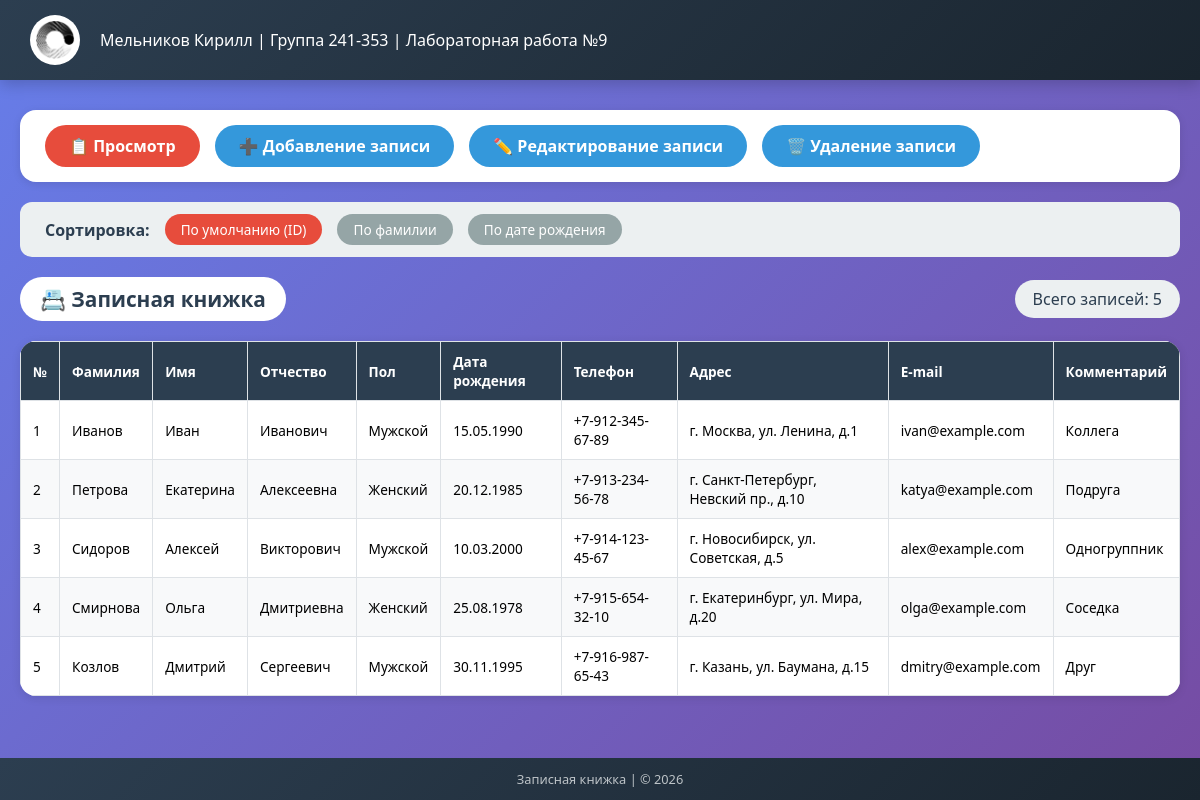
The page / on the database its author committed.
### tables this page shows
CREATE TABLE IF NOT EXISTS contacts (
    id INT AUTO_INCREMENT PRIMARY KEY,
    lastname VARCHAR(100) NOT NULL,
    firstname VARCHAR(100) NOT NULL,
    middlename VARCHAR(100),
    gender ENUM('male', 'female') DEFAULT 'male',
    birth_date DATE,
    phone VARCHAR(20),
    address TEXT,
    email VARCHAR(100),
    comment TEXT,
    created_at TIMESTAMP DEFAULT CURRENT_TIMESTAMP
);

### viewer.php (the view, shortened to what this page needs)
<?php
function getContactsList($sort = 'id', $page = 0, $perPage = 10) {
    $conn = getDBConnection();
    $sortFields = [
        'id' => 'id',
        'lastname' => 'lastname, firstname',
        'birth_date' => 'birth_date'
    ];
    $orderBy = isset($sortFields[$sort]) ? $sortFields[$sort] : 'id';
    $countResult = mysqli_query($conn, "SELECT COUNT(*) as total FROM contacts");
    $totalRow = mysqli_fetch_assoc($countResult);
    $total = $totalRow['total'];
    $totalPages = ceil($total / $perPage);
    $offset = $page * $perPage;
    $query = "SELECT * FROM contacts ORDER BY $orderBy LIMIT $offset, $perPage";
    $result = mysqli_query($conn, $query);
    $contacts = [];
    while ($row = mysqli_fetch_assoc($result)) {
        $contacts[] = $row;
    }
    return [
        'contacts' => $contacts,
        'total' => $total,
        'totalPages' => $totalPages,
        'currentPage' => $page
    ];
}
function renderViewer($sort = 'id', $page = 0) {
    $data = getContactsList($sort, $page, 10);
    $html = '<div class="viewer-header">';
    $html .= '<h2>📇 Записная книжка</h2>';
    $html .= '<p class="total-count">Всего записей: ' . $data['total'] . '</p>';
    $html .= '</div>';
    $html .= '<table class="contacts-table">';
    $html .= '<thead>';
    $html .= '<tr>';
    $html .= '<th>№</th>';
    $html .= '<th>Фамилия</th>';
    $html .= '<th>Имя</th>';
    $html .= '<th>Отчество</th>';
    $html .= '<th>Пол</th>';
    $html .= '<th>Дата рождения</th>';
    $html .= '<th>Телефон</th>';
    $html .= '<th>Адрес</th>';
    $html .= '<th>E-mail</th>';
    $html .= '<th>Комментарий</th>';
    $html .= '</tr>';
    $html .= '</thead>';
    $html .= '<tbody>';
    $startNum = $data['currentPage'] * 10 + 1;
    foreach ($data['contacts'] as $index => $contact) {
        $html .= '<tr>';
        $html .= '<td>' . ($startNum + $index) . '</td>';
        $html .= '<td>' . htmlspecialchars($contact['lastname']) . '</td>';
        $html .= '<td>' . htmlspecialchars($contact['firstname']) . '</td>';
        $html .= '<td>' . htmlspecialchars($contact['middlename'] ?? '') . '</td>';
        $html .= '<td>' . ($contact['gender'] == 'male' ? 'Мужской' : 'Женский') . '</td>';
        $html .= '<td>' . ($contact['birth_date'] ? date('d.m.Y', strtotime($contact['birth_date'])) : '—') . '</td>';
        $html .= '<td>' . htmlspecialchars($contact['phone'] ?? '') . '</td>';
        $html .= '<td>' . htmlspecialchars($contact['address'] ?? '') . '</td>';
        $html .= '<td>' . htmlspecialchars($contact['email'] ?? '') . '</td>';
        $html .= '<td>' . htmlspecialchars($contact['comment'] ?? '') . '</td>';
        $html .= '</tr>';
    }
    $html .= '</tbody>';
    $html .= '</table>';
    return $html;
}
?>

### index.php (shortened to what this page needs)
<?php
$sort = isset($_GET['sort']) ? $_GET['sort'] : 'id';
$currentPage = isset($_GET['page']) ? (int)$_GET['page'] : 0;
?>
<!DOCTYPE html>
<html lang="ru">
<head>
    <link rel="stylesheet" href="style9.css">
</head>
<body>
    <header>
        <img src="./logo.png" alt="Логотип" width="60">
        <span>Мельников Кирилл | Группа 241-353 | Лабораторная работа №9</span>
    </header>
    <main>
        <div class="container">
            <?php
            require_once 'menu.php';
            echo renderMenu();
            switch ($page) {
                case 'viewer':
                    require_once 'viewer.php';
                    echo renderViewer($sort, $currentPage);
                    break;
            }
            ?>
        </div>
    </main>
    <footer>
        Записная книжка | © <?php echo date('Y'); ?>
    </footer>
</body>
</html>

### menu.php (shortened to what this page needs)
<?php
function renderMenu() {
    $active_page = isset($_GET['p']) ? $_GET['p'] : 'viewer';
    $allowed = ['viewer', 'add', 'edit', 'delete'];
    $active_sort = isset($_GET['sort']) ? $_GET['sort'] : 'id';
    $allowed_sorts = ['id', 'lastname', 'birth_date'];
    $page = isset($_GET['page']) ? (int)$_GET['page'] : 0;
    $html = '<div id="main-menu">';
    $html .= '<a href="?p=viewer&sort=' . $active_sort . '&page=' . $page . '"';
    if ($active_page == 'viewer') $html .= ' class="active"';
    $html .= '>📋 Просмотр</a>';
    $html .= '<a href="?p=add"';
    $html .= '>➕ Добавление записи</a>';
    $html .= '<a href="?p=edit"';
    $html .= '>✏️ Редактирование записи</a>';
    $html .= '<a href="?p=delete"';
    $html .= '>🗑️ Удаление записи</a>';
    $html .= '</div>';
    if ($active_page == 'viewer') {
        $html .= '<div id="submenu">';
        $html .= '<span class="submenu-label">Сортировка:</span>';
        $html .= '<a href="?p=viewer&sort=id&page=' . $page . '"';
        if ($active_sort == 'id') $html .= ' class="active-sub"';
        $html .= '>По умолчанию (ID)</a>';
        $html .= '<a href="?p=viewer&sort=lastname&page=' . $page . '"';
        $html .= '>По фамилии</a>';
        $html .= '<a href="?p=viewer&sort=birth_date&page=' . $page . '"';
        $html .= '>По дате рождения</a>';
        $html .= '</div>';
    }
    return $html;
}
?>

### style9.css (style rules this page uses)
* { margin: 0; padding: 0; box-sizing: border-box; }
html, body { height: 100%; }
body { display: flex; flex-direction: column; min-height: 100vh; font-family: 'Segoe UI', 'Arial', sans-serif; background: linear-gradient(135deg, #667eea 0%, #764ba2 100%); }
header { background: linear-gradient(135deg, #2c3e50 0%, #1a252f 100%); color: white; padding: 15px 30px; display: flex; align-items: center; gap: 20px; box-shadow: 0 4px 15px rgba(0, 0, 0, 0.2); }
header img { width: 50px; height: auto; background-color: white; border-radius: 50%; padding: 5px; }
header span { font-size: 1rem; font-weight: 500; }
main { flex: 1; padding: 30px 20px; }
.container { max-width: 1400px; width: 100%; margin: 0 auto; }
#main-menu { background: white; padding: 15px 25px; border-radius: 16px; margin-bottom: 20px; display: flex; gap: 15px; flex-wrap: wrap; box-shadow: 0 2px 8px rgba(0, 0, 0, 0.1); }
#main-menu a { background: #3498db; color: white; text-decoration: none; padding: 10px 24px; border-radius: 40px; font-weight: 600; transition: all 0.2s; }
#main-menu a.active { background: #e74c3c; }
#submenu { background: #ecf0f1; padding: 12px 25px; border-radius: 12px; margin-bottom: 20px; display: flex; align-items: center; gap: 15px; flex-wrap: wrap; }
.submenu-label { font-weight: 600; color: #2c3e50; }
#submenu a { background: #95a5a6; color: white; text-decoration: none; padding: 6px 16px; border-radius: 30px; font-size: 0.85rem; transition: all 0.2s; }
#submenu a.active-sub { background: #e74c3c; }
.viewer-header { display: flex; justify-content: space-between; align-items: center; margin-bottom: 20px; flex-wrap: wrap; gap: 15px; }
.viewer-header h2 { color: #2c3e50; background: white; display: inline-block; padding: 8px 20px; border-radius: 30px; font-size: 1.3rem; }
.total-count { background: #ecf0f1; padding: 8px 18px; border-radius: 30px; color: #2c3e50; }
.contacts-table { width: 100%; background: white; border-collapse: collapse; border-radius: 16px; overflow: hidden; box-shadow: 0 2px 10px rgba(0, 0, 0, 0.1); }
.contacts-table th, .contacts-table td { border: 1px solid #dee2e6; padding: 10px 12px; text-align: left; font-size: 0.85rem; }
.contacts-table th { background: #2c3e50; color: white; font-weight: 600; }
.contacts-table tr:nth-child(even) { background: #f8f9fa; }
footer { background: linear-gradient(135deg, #2c3e50 0%, #1a252f 100%); color: #bdc3c7; text-align: center; padding: 12px; font-size: 0.8rem; margin-top: auto; }

### rows shown on the page
contacts: index "1", lastname "Иванов", firstname "Иван", middlename "Иванович", gender "Мужской", birth_date "15.05.1990", phone "+7-912-345-67-89", address "г. Москва, ул. Ленина, д.1", email "ivan@example.com", comment "Коллега"
contacts: index "2", lastname "Петрова", firstname "Екатерина", middlename "Алексеевна", gender "Женский", birth_date "20.12.1985", phone "+7-913-234-56-78", address "г. Санкт-Петербург, Невский пр., д.10", email "katya@example.com", comment "Подруга"
contacts: index "3", lastname "Сидоров", firstname "Алексей", middlename "Викторович", gender "Мужской", birth_date "10.03.2000", phone "+7-914-123-45-67", address "г. Новосибирск, ул. Советская, д.5", email "alex@example.com", comment "Одногруппник"
contacts: index "4", lastname "Смирнова", firstname "Ольга", middlename "Дмитриевна", gender "Женский", birth_date "25.08.1978", phone "+7-915-654-32-10", address "г. Екатеринбург, ул. Мира, д.20", email "olga@example.com", comment "Соседка"
contacts: index "5", lastname "Козлов", firstname "Дмитрий", middlename "Сергеевич", gender "Мужской", birth_date "30.11.1995", phone "+7-916-987-65-43", address "г. Казань, ул. Баумана, д.15", email "dmitry@example.com", comment "Друг"

### other values the page prints
$data['total'] "5"
